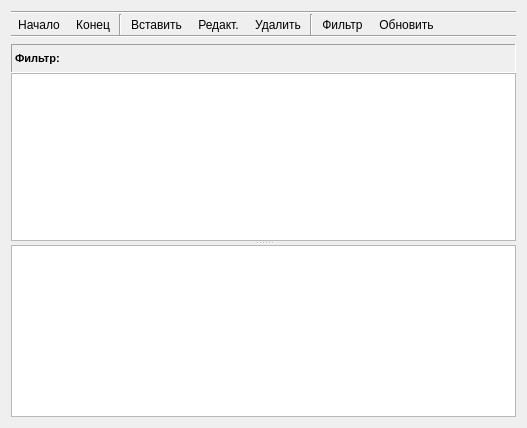
<?xml version="1.0" encoding="UTF-8"?>
<ui version="4.0">
 <class>FormSql</class>
 <widget class="QWidget" name="FormSql">
  <property name="geometry">
   <rect>
    <x>0</x>
    <y>0</y>
    <width>527</width>
    <height>428</height>
   </rect>
  </property>
  <property name="windowTitle">
   <string>Form</string>
  </property>
  <layout class="QVBoxLayout" name="verticalLayoutMain">
   <item>
    <layout class="QVBoxLayout" name="verticalLayoutViewTool">
     <property name="spacing">
      <number>0</number>
     </property>
     <item>
      <widget class="Line" name="line">
       <property name="orientation">
        <enum>Qt::Horizontal</enum>
       </property>
      </widget>
     </item>
     <item>
      <layout class="QHBoxLayout" name="horizontalLayoutViewTool">
       <property name="spacing">
        <number>2</number>
       </property>
       <item>
        <widget class="QToolButton" name="toolButtonFirst">
         <property name="toolTip">
          <string>Начало</string>
         </property>
         <property name="text">
          <string>Начало</string>
         </property>
         <property name="icon">
          <iconset>
           <normaloff>:/about/icons/top.png</normaloff>:/about/icons/top.png</iconset>
         </property>
         <property name="iconSize">
          <size>
           <width>20</width>
           <height>20</height>
          </size>
         </property>
         <property name="autoRaise">
          <bool>true</bool>
         </property>
        </widget>
       </item>
       <item>
        <widget class="QToolButton" name="toolButtonLast">
         <property name="toolTip">
          <string>Конец</string>
         </property>
         <property name="text">
          <string>Конец</string>
         </property>
         <property name="icon">
          <iconset>
           <normaloff>:/about/icons/bottom.png</normaloff>:/about/icons/bottom.png</iconset>
         </property>
         <property name="iconSize">
          <size>
           <width>20</width>
           <height>20</height>
          </size>
         </property>
         <property name="autoRaise">
          <bool>true</bool>
         </property>
        </widget>
       </item>
       <item>
        <widget class="Line" name="lineToolView1">
         <property name="orientation">
          <enum>Qt::Vertical</enum>
         </property>
        </widget>
       </item>
       <item>
        <widget class="QToolButton" name="toolButtonInsert">
         <property name="toolTip">
          <string>Вставить</string>
         </property>
         <property name="text">
          <string>Вставить</string>
         </property>
         <property name="icon">
          <iconset>
           <normaloff>:/about/icons/edit_add.png</normaloff>:/about/icons/edit_add.png</iconset>
         </property>
         <property name="iconSize">
          <size>
           <width>20</width>
           <height>20</height>
          </size>
         </property>
         <property name="autoRaise">
          <bool>true</bool>
         </property>
        </widget>
       </item>
       <item>
        <widget class="QToolButton" name="toolButtonEdit">
         <property name="toolTip">
          <string>Редактировать</string>
         </property>
         <property name="text">
          <string>Редакт.</string>
         </property>
         <property name="icon">
          <iconset>
           <normaloff>:/about/icons/edit.png</normaloff>:/about/icons/edit.png</iconset>
         </property>
         <property name="iconSize">
          <size>
           <width>20</width>
           <height>20</height>
          </size>
         </property>
         <property name="autoRaise">
          <bool>true</bool>
         </property>
        </widget>
       </item>
       <item>
        <widget class="QToolButton" name="toolButtonDelete">
         <property name="toolTip">
          <string>Удалить</string>
         </property>
         <property name="text">
          <string>Удалить</string>
         </property>
         <property name="icon">
          <iconset>
           <normaloff>:/about/icons/edit_remove.png</normaloff>:/about/icons/edit_remove.png</iconset>
         </property>
         <property name="iconSize">
          <size>
           <width>20</width>
           <height>20</height>
          </size>
         </property>
         <property name="autoRaise">
          <bool>true</bool>
         </property>
        </widget>
       </item>
       <item>
        <widget class="Line" name="lineToolView2">
         <property name="orientation">
          <enum>Qt::Vertical</enum>
         </property>
        </widget>
       </item>
       <item>
        <widget class="QToolButton" name="toolButtonFilter">
         <property name="toolTip">
          <string>Фильтр</string>
         </property>
         <property name="text">
          <string>Фильтр</string>
         </property>
         <property name="icon">
          <iconset>
           <normaloff>:/about/icons/filter.png</normaloff>:/about/icons/filter.png</iconset>
         </property>
         <property name="iconSize">
          <size>
           <width>20</width>
           <height>20</height>
          </size>
         </property>
         <property name="checkable">
          <bool>true</bool>
         </property>
         <property name="autoRaise">
          <bool>true</bool>
         </property>
        </widget>
       </item>
       <item>
        <widget class="QToolButton" name="toolButtonRefresh">
         <property name="toolTip">
          <string>Обновить</string>
         </property>
         <property name="text">
          <string>Обновить</string>
         </property>
         <property name="icon">
          <iconset>
           <normaloff>:/about/icons/view-refresh.png</normaloff>:/about/icons/view-refresh.png</iconset>
         </property>
         <property name="iconSize">
          <size>
           <width>20</width>
           <height>20</height>
          </size>
         </property>
         <property name="autoRaise">
          <bool>true</bool>
         </property>
        </widget>
       </item>
       <item>
        <spacer name="horizontalSpacerToolView">
         <property name="orientation">
          <enum>Qt::Horizontal</enum>
         </property>
         <property name="sizeHint" stdset="0">
          <size>
           <width>40</width>
           <height>20</height>
          </size>
         </property>
        </spacer>
       </item>
      </layout>
     </item>
     <item>
      <widget class="Line" name="line_2">
       <property name="orientation">
        <enum>Qt::Horizontal</enum>
       </property>
      </widget>
     </item>
    </layout>
   </item>
   <item>
    <widget class="QSplitter" name="splitter">
     <property name="orientation">
      <enum>Qt::Vertical</enum>
     </property>
     <widget class="QFrame" name="frameFilter">
      <property name="frameShadow">
       <enum>QFrame::Raised</enum>
      </property>
      <layout class="QVBoxLayout" name="verticalLayout">
       <property name="spacing">
        <number>0</number>
       </property>
       <property name="margin">
        <number>0</number>
       </property>
       <item>
        <widget class="QFrame" name="frameFilterTool">
         <property name="minimumSize">
          <size>
           <width>0</width>
           <height>0</height>
          </size>
         </property>
         <property name="frameShape">
          <enum>QFrame::Panel</enum>
         </property>
         <property name="frameShadow">
          <enum>QFrame::Sunken</enum>
         </property>
         <layout class="QHBoxLayout" name="horizontalLayout_2" stretch="0,0,0,0,0">
          <property name="spacing">
           <number>2</number>
          </property>
          <property name="leftMargin">
           <number>0</number>
          </property>
          <property name="topMargin">
           <number>2</number>
          </property>
          <property name="rightMargin">
           <number>2</number>
          </property>
          <property name="bottomMargin">
           <number>2</number>
          </property>
          <item>
           <widget class="QLabel" name="labelFilter">
            <property name="text">
             <string>&lt;!DOCTYPE HTML PUBLIC &quot;-//W3C//DTD HTML 4.0//EN&quot; &quot;http://www.w3.org/TR/REC-html40/strict.dtd&quot;&gt;
&lt;html&gt;&lt;head&gt;&lt;meta name=&quot;qrichtext&quot; content=&quot;1&quot; /&gt;&lt;style type=&quot;text/css&quot;&gt;
p, li { white-space: pre-wrap; }
&lt;/style&gt;&lt;/head&gt;&lt;body style=&quot; font-family:'Bitstream Vera Sans'; font-size:8pt; font-weight:400; font-style:normal;&quot;&gt;
&lt;p style=&quot; margin-top:0px; margin-bottom:0px; margin-left:0px; margin-right:0px; -qt-block-indent:0; text-indent:0px;&quot;&gt;&lt;span style=&quot; font-weight:600;&quot;&gt; Фильтр:  &lt;/span&gt;&lt;/p&gt;&lt;/body&gt;&lt;/html&gt;</string>
            </property>
           </widget>
          </item>
          <item>
           <widget class="QToolButton" name="toolButtonFilterAdd">
            <property name="toolTip">
             <string>Вставить строку</string>
            </property>
            <property name="text">
             <string/>
            </property>
            <property name="icon">
             <iconset>
              <normaloff>:/about/icons/edit_add.png</normaloff>:/about/icons/edit_add.png</iconset>
            </property>
            <property name="autoRaise">
             <bool>true</bool>
            </property>
           </widget>
          </item>
          <item>
           <widget class="QToolButton" name="toolButtonFilterRemove">
            <property name="toolTip">
             <string>Удалить строку</string>
            </property>
            <property name="text">
             <string/>
            </property>
            <property name="icon">
             <iconset>
              <normaloff>:/about/icons/edit_remove.png</normaloff>:/about/icons/edit_remove.png</iconset>
            </property>
            <property name="autoRaise">
             <bool>true</bool>
            </property>
           </widget>
          </item>
          <item>
           <widget class="QToolButton" name="toolButtonFilterApply">
            <property name="toolTip">
             <string>Применить фильтр</string>
            </property>
            <property name="text">
             <string/>
            </property>
            <property name="icon">
             <iconset>
              <normaloff>:/about/icons/button_ok.png</normaloff>:/about/icons/button_ok.png</iconset>
            </property>
            <property name="autoRaise">
             <bool>true</bool>
            </property>
           </widget>
          </item>
          <item>
           <widget class="QToolButton" name="toolButtonFilterCancel">
            <property name="toolTip">
             <string>Сбросить фильтр</string>
            </property>
            <property name="text">
             <string/>
            </property>
            <property name="icon">
             <iconset>
              <normaloff>:/about/icons/button_cancel.png</normaloff>:/about/icons/button_cancel.png</iconset>
            </property>
            <property name="autoRaise">
             <bool>true</bool>
            </property>
           </widget>
          </item>
         </layout>
        </widget>
       </item>
       <item>
        <widget class="QTableView" name="tableViewFilter">
         <property name="enabled">
          <bool>true</bool>
         </property>
         <attribute name="horizontalHeaderCascadingSectionResizes">
          <bool>true</bool>
         </attribute>
         <attribute name="horizontalHeaderDefaultSectionSize">
          <number>150</number>
         </attribute>
         <attribute name="horizontalHeaderHighlightSections">
          <bool>false</bool>
         </attribute>
         <attribute name="horizontalHeaderStretchLastSection">
          <bool>true</bool>
         </attribute>
         <attribute name="verticalHeaderVisible">
          <bool>true</bool>
         </attribute>
         <attribute name="verticalHeaderDefaultSectionSize">
          <number>20</number>
         </attribute>
         <attribute name="verticalHeaderHighlightSections">
          <bool>false</bool>
         </attribute>
        </widget>
       </item>
      </layout>
      <zorder>tableViewFilter</zorder>
      <zorder>frameFilterTool</zorder>
     </widget>
     <widget class="QTableView" name="tableViewSql">
      <property name="alternatingRowColors">
       <bool>true</bool>
      </property>
      <property name="sortingEnabled">
       <bool>true</bool>
      </property>
      <attribute name="horizontalHeaderHighlightSections">
       <bool>false</bool>
      </attribute>
      <attribute name="horizontalHeaderStretchLastSection">
       <bool>true</bool>
      </attribute>
      <attribute name="verticalHeaderHighlightSections">
       <bool>false</bool>
      </attribute>
     </widget>
    </widget>
   </item>
  </layout>
 </widget>
 <resources/>
 <connections>
  <connection>
   <sender>toolButtonLast</sender>
   <signal>clicked()</signal>
   <receiver>tableViewSql</receiver>
   <slot>scrollToBottom()</slot>
   <hints>
    <hint type="sourcelabel">
     <x>462</x>
     <y>19</y>
    </hint>
    <hint type="destinationlabel">
     <x>271</x>
     <y>324</y>
    </hint>
   </hints>
  </connection>
  <connection>
   <sender>toolButtonFirst</sender>
   <signal>clicked()</signal>
   <receiver>tableViewSql</receiver>
   <slot>scrollToTop()</slot>
   <hints>
    <hint type="sourcelabel">
     <x>35</x>
     <y>19</y>
    </hint>
    <hint type="destinationlabel">
     <x>271</x>
     <y>324</y>
    </hint>
   </hints>
  </connection>
 </connections>
</ui>
